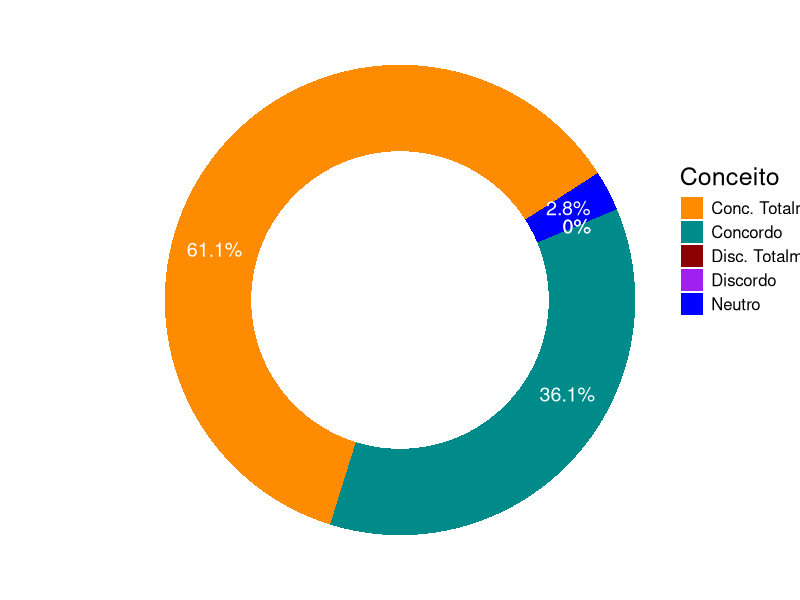
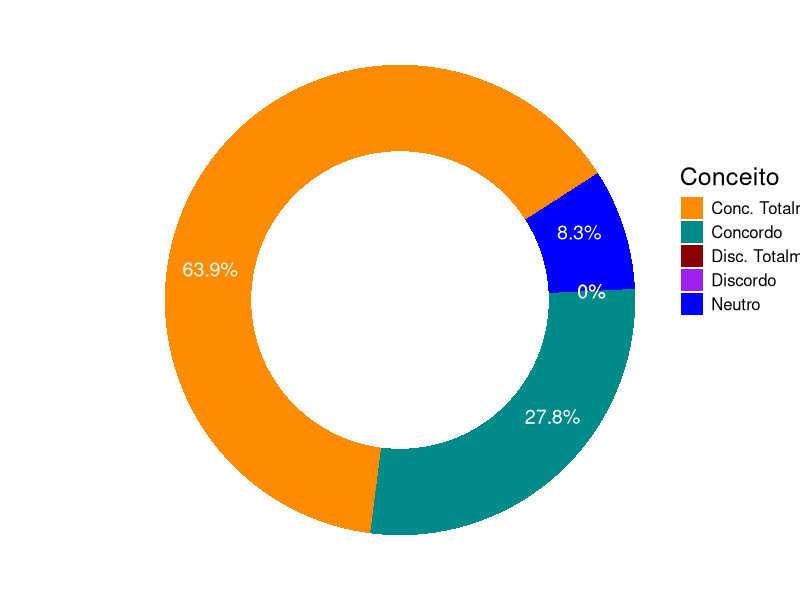
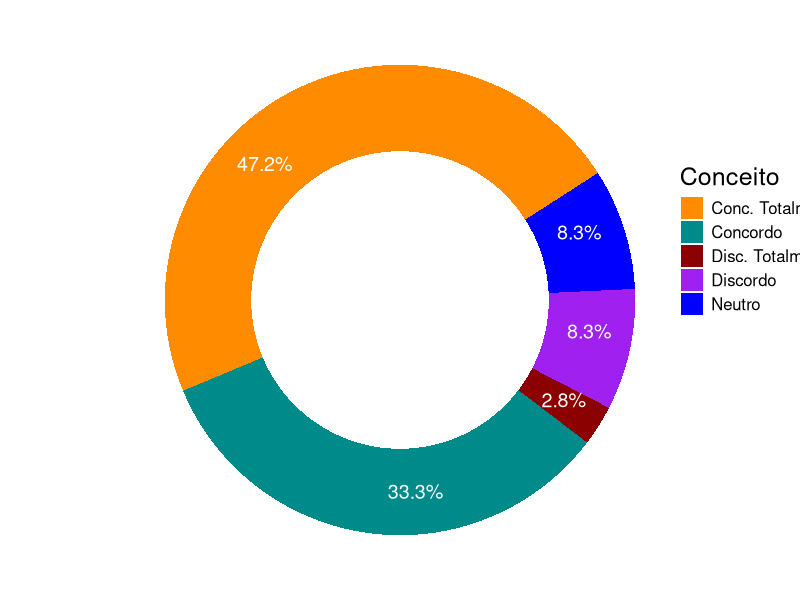
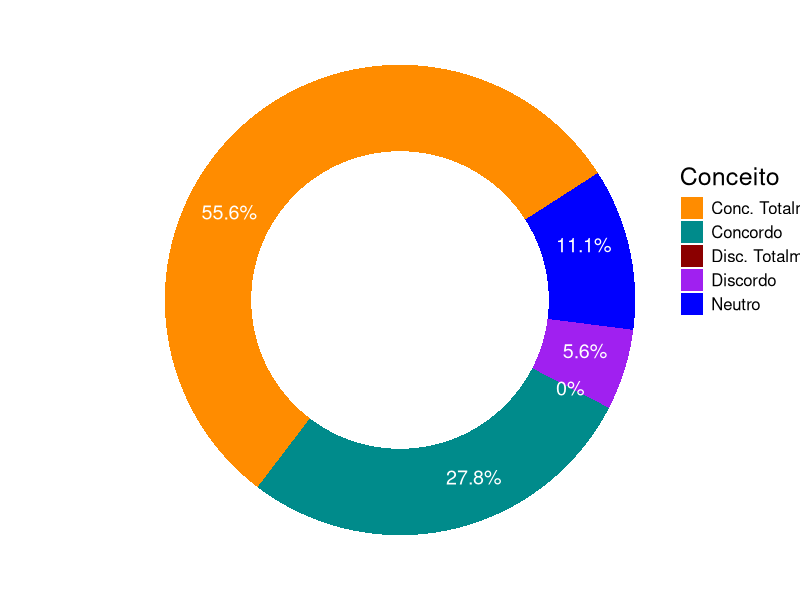
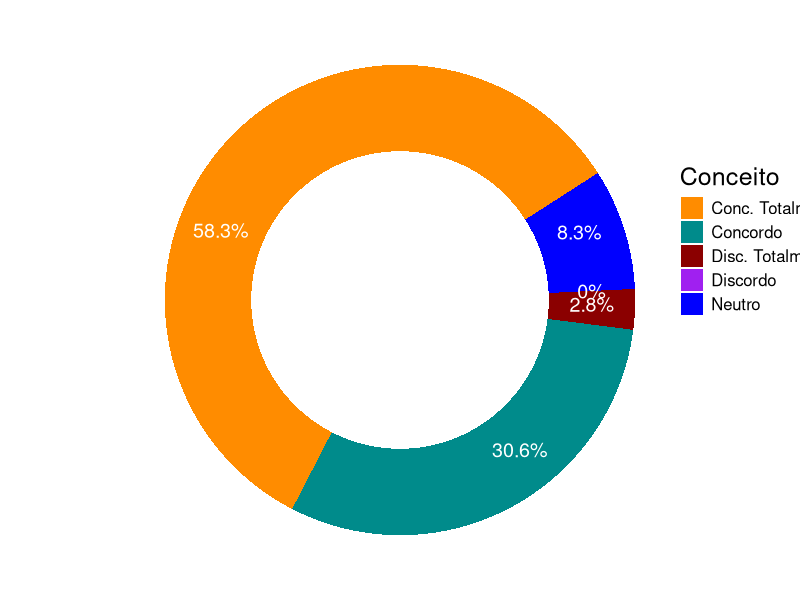
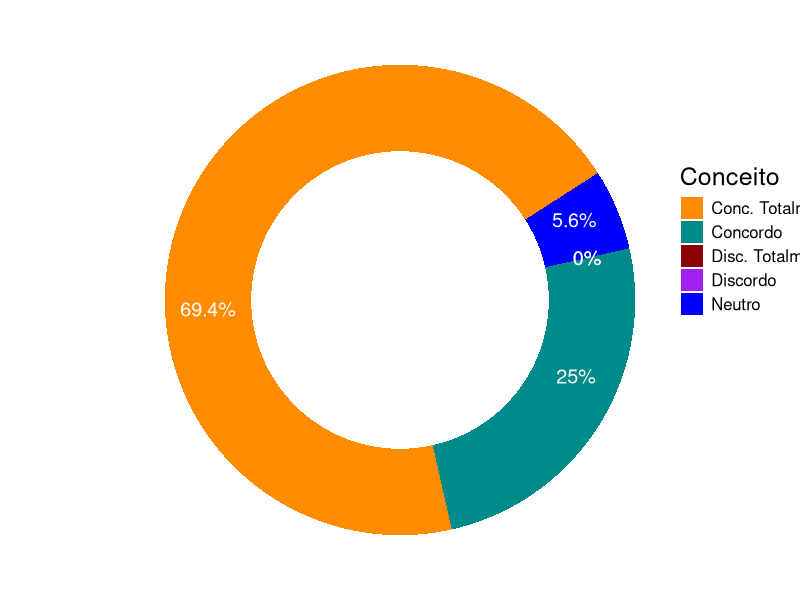
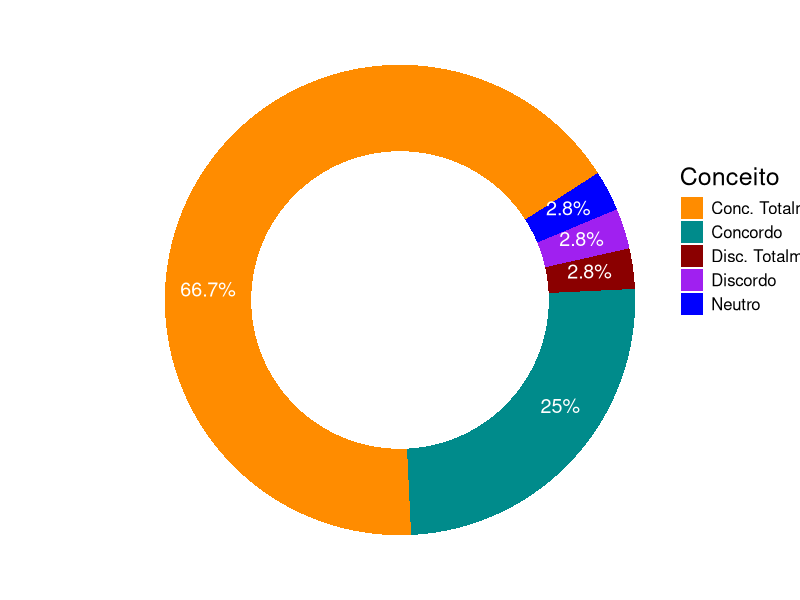
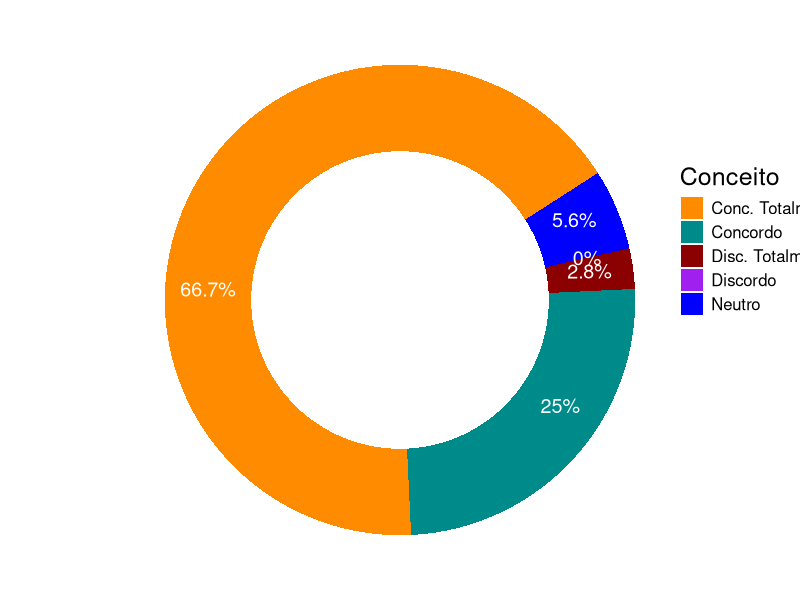

Here is the R script that generated these plots, in order:
## ---- chunk 1
library(openxlsx)
library(ggplot2)
library(dplyr)
library(ggpubr)
## ---- chunk 2
dados<- read.xlsx("satisfacao.xlsx")
View(dados)
## ---- chunk 3
teste<- is.na(dados)
teste2<- colSums(teste)
dados2<- dados[,which(teste2==0)]
dados3<- dados2[, - c(1:4)]
View(dados3)
ncol(dados3)
## ---- chunk 4
frequencia<- matrix(0,5,8)

frequencia[c(3,4,5),1]<- as.data.frame(table(dados3[,1]))[,2]
frequencia[c(3,4,5),2]<- as.data.frame(table(dados3[,2]))[,2]
frequencia[c(1:5),3]<- as.data.frame(table(dados3[,3]))[,2]
frequencia[c(2:5),4]<- as.data.frame(table(dados3[,4]))[,2]
frequencia[c(1,3,4,5),5]<- as.data.frame(table(dados3[,5]))[,2]
frequencia[c(3,4,5),6]<- as.data.frame(table(dados3[,6]))[,2]
frequencia[c(1:5),7]<- as.data.frame(table(dados3[,7]))[,2]
frequencia[c(1,3,4,5),8]<- as.data.frame(table(dados3[,8]))[,2]


## ---- chunk 5
# Vetor com as classes
Conceito<- c("Disc. Totalmente", "Discordo", 
             "Neutro", "Concordo","Conc. Totalmente")

percent<-(frequencia/colSums(frequencia))*100

resp<- data.frame(Conceito, percent)
names(resp)<- c("Conceito","Q1","Q2","Q3","Q4","Q5","Q6","Q7","Q8")
View(resp)
## ---- chunk 6
ggplot(resp, aes(2,Q1, fill= Conceito))+
  geom_bar(stat= "identity")+
  geom_text(aes(label= paste0(round(Q1, 1), "%")), color= "white",
            position= position_stack(vjust= .4), size= 5)+
  scale_fill_manual(values = c("darkorange","cyan4","darkred","purple",
                               "blue")) +
   xlim(0, 2.5) +
   coord_polar(theta = "y", start = 1) +
    theme_void() +
    theme(legend.position = c(1.1, .6),
          legend.title = element_text(size = 18),
          legend.text = element_text(size = 12))
## ---- chunk 7
ggplot(resp, aes(2,Q2, fill= Conceito))+
  geom_bar(stat= "identity")+
  geom_text(aes(label= paste0(round(Q2, 1), "%")), color= "white",
            position= position_stack(vjust= .4), size= 5)+
  scale_fill_manual(values = c("darkorange","cyan4","darkred","purple",
                               "blue")) +
   xlim(0, 2.5) +
   coord_polar(theta = "y", start = 1) +
    theme_void() +
    theme(legend.position = c(1.1, .6),
          legend.title = element_text(size = 18),
          legend.text = element_text(size = 12))
## ---- chunk 8
ggplot(resp, aes(2,Q3, fill= Conceito))+
  geom_bar(stat= "identity")+
  geom_text(aes(label= paste0(round(Q3, 1), "%")), color= "white",
            position= position_stack(vjust= .4), size= 5)+
  scale_fill_manual(values = c("darkorange","cyan4","darkred","purple",
                               "blue")) +
   xlim(0, 2.5) +
   coord_polar(theta = "y", start = 1) +
    theme_void() +
    theme(legend.position = c(1.1, .6),
          legend.title = element_text(size = 18),
          legend.text = element_text(size = 12))

## ---- chunk 9
ggplot(resp, aes(2,Q4, fill= Conceito))+
  geom_bar(stat= "identity")+
  geom_text(aes(label= paste0(round(Q4, 1), "%")), color= "white",
            position= position_stack(vjust= .4), size= 5)+
  scale_fill_manual(values = c("darkorange","cyan4","darkred","purple",
                               "blue")) +
   xlim(0, 2.5) +
   coord_polar(theta = "y", start = 1) +
    theme_void() +
    theme(legend.position = c(1.1, .6),
          legend.title = element_text(size = 18),
          legend.text = element_text(size = 12))

## ---- chunk 10
ggplot(resp, aes(2,Q5, fill= Conceito))+
  geom_bar(stat= "identity")+
  geom_text(aes(label= paste0(round(Q5, 1), "%")), color= "white",
            position= position_stack(vjust= .4), size= 5)+
  scale_fill_manual(values = c("darkorange","cyan4","darkred","purple",
                               "blue")) +
   xlim(0, 2.5) +
   coord_polar(theta = "y", start = 1) +
    theme_void() +
    theme(legend.position = c(1.1, .6),
          legend.title = element_text(size = 18),
          legend.text = element_text(size = 12))

## ---- chunk 11
ggplot(resp, aes(2,Q6, fill= Conceito))+
  geom_bar(stat= "identity")+
  geom_text(aes(label= paste0(round(Q6, 1), "%")), color= "white",
            position= position_stack(vjust= .4), size= 5)+
  scale_fill_manual(values = c("darkorange","cyan4","darkred","purple",
                               "blue")) +
   xlim(0, 2.5) +
   coord_polar(theta = "y", start = 1) +
    theme_void() +
    theme(legend.position = c(1.1, .6),
          legend.title = element_text(size = 18),
          legend.text = element_text(size = 12))

## ---- chunk 12
ggplot(resp, aes(2,Q7, fill= Conceito))+
  geom_bar(stat= "identity")+
  geom_text(aes(label= paste0(round(Q7, 1), "%")), color= "white",
            position= position_stack(vjust= .4), size= 5)+
  scale_fill_manual(values = c("darkorange","cyan4","darkred","purple",
                               "blue")) +
   xlim(0, 2.5) +
   coord_polar(theta = "y", start = 1) +
    theme_void() +
    theme(legend.position = c(1.1, .6),
          legend.title = element_text(size = 18),
          legend.text = element_text(size = 12))

## ---- chunk 13
ggplot(resp, aes(2,Q8, fill= Conceito))+
  geom_bar(stat= "identity")+
  geom_text(aes(label= paste0(round(Q8, 1), "%")), color= "white",
            position= position_stack(vjust= .4), size= 5)+
  scale_fill_manual(values = c("darkorange","cyan4","darkred","purple",
                               "blue")) +
   xlim(0, 2.5) +
   coord_polar(theta = "y", start = 1) +
    theme_void() +
    theme(legend.position = c(1.1, .6),
          legend.title = element_text(size = 18),
          legend.text = element_text(size = 12))
